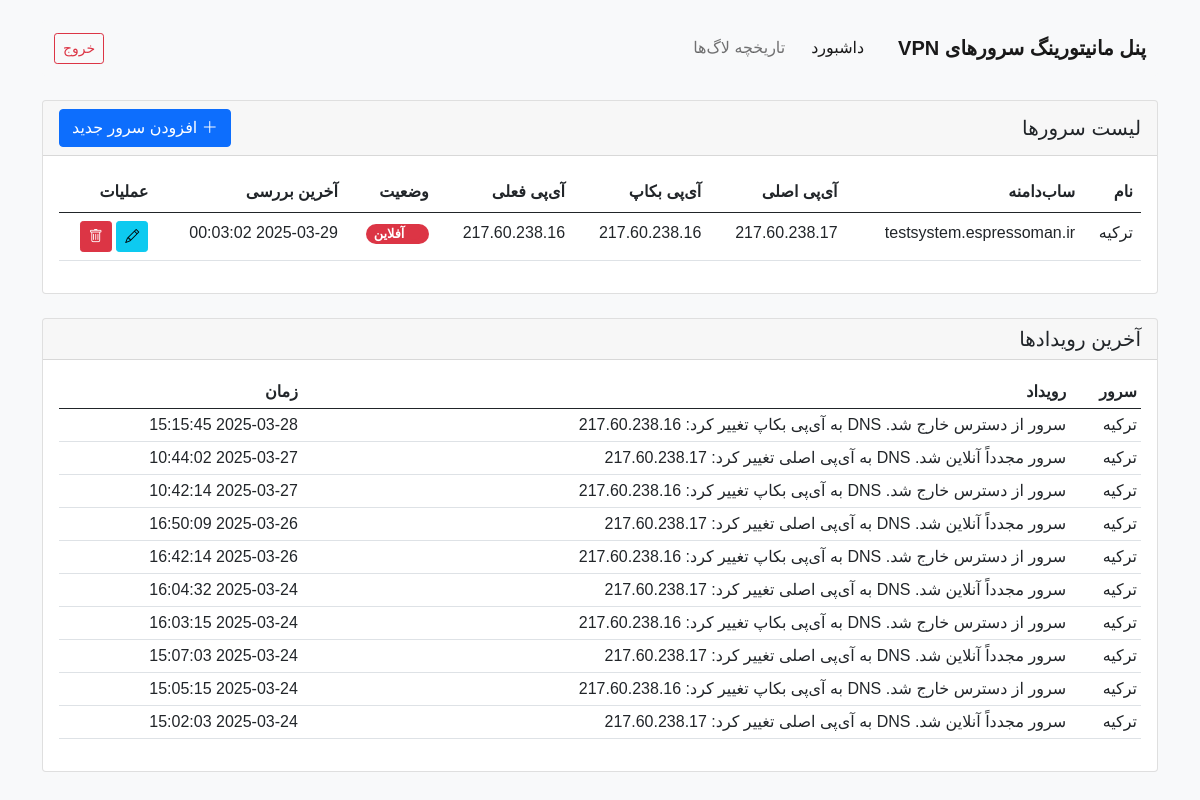
The app's page /dashboard.php (signed in) with its own data.
### tables this page shows
CREATE TABLE `servers` (
  `id` int(11) NOT NULL AUTO_INCREMENT,
  `name` varchar(50) NOT NULL,
  `subdomain` varchar(100) NOT NULL,
  `main_ip` varchar(45) NOT NULL,
  `backup_ip` varchar(45) NOT NULL,
  `current_ip` varchar(45) NOT NULL,
  `status` enum('up','down') NOT NULL DEFAULT 'up',
  `last_checked` datetime DEFAULT NULL,
  PRIMARY KEY (`id`)
);

CREATE TABLE `logs` (
  `id` int(11) NOT NULL AUTO_INCREMENT,
  `server_id` int(11) NOT NULL,
  `event` varchar(255) NOT NULL,
  `log_time` datetime NOT NULL DEFAULT CURRENT_TIMESTAMP,
  PRIMARY KEY (`id`),
  KEY `server_id` (`server_id`),
  CONSTRAINT `logs_ibfk_1` FOREIGN KEY (`server_id`) REFERENCES `servers` (`id`) ON DELETE CASCADE
);

### dashboard.php (the view, shortened to what this page needs)
<?php
$db = connectDB();
$servers = $db->query("SELECT * FROM servers ORDER BY name")->fetchAll(PDO::FETCH_ASSOC);
$logs = $db->query("SELECT logs.*, servers.name AS server_name
                    FROM logs
                    LEFT JOIN servers ON logs.server_id = servers.id
                    ORDER BY log_time DESC
                    LIMIT 10")->fetchAll(PDO::FETCH_ASSOC);
?>
<!DOCTYPE html>
<html lang="fa" dir="rtl">
<head>
    <link rel="stylesheet" href="https://cdn.jsdelivr.net/npm/bootstrap@5.0.2/dist/css/bootstrap.rtl.min.css">
    <link rel="stylesheet" href="https://cdn.jsdelivr.net/npm/bootstrap-icons@1.8.1/font/bootstrap-icons.css">
</head>
<body>
    <div class="container">
        <nav class="navbar navbar-expand-lg navbar-light bg-light mb-4 rounded">
            <div class="container-fluid">
                <a class="navbar-brand" href="#">پنل مانیتورینگ سرورهای VPN</a>
                <div class="collapse navbar-collapse" id="navbarNav">
                    <ul class="navbar-nav me-auto mb-2 mb-lg-0">
                        <li class="nav-item">
                            <a class="nav-link active" href="dashboard.php">داشبورد</a>
                        </li>
                        <li class="nav-item">
                            <a class="nav-link" href="logs.php">تاریخچه لاگ‌ها</a>
                        </li>
                    </ul>
                    <div class="d-flex">
                        <a href="logout.php" class="btn btn-outline-danger btn-sm">خروج</a>
                    </div>
                </div>
            </div>
        </nav>
        <div class="row mb-4">
            <div class="col-12">
                <div class="card">
                    <div class="card-header d-flex justify-content-between align-items-center">
                        <h5 class="mb-0">لیست سرورها</h5>
                        <button type="button" class="btn btn-primary" data-bs-toggle="modal" data-bs-target="#addServerModal">
                            <i class="bi bi-plus-lg"></i> افزودن سرور جدید
                        </button>
                    </div>
                    <div class="card-body">
                        <div class="table-responsive">
                            <table class="table table-hover">
                                <thead>
                                    <tr>
                                        <th>نام</th>
                                        <th>ساب‌دامنه</th>
                                        <th>آی‌پی اصلی</th>
                                        <th>آی‌پی بکاپ</th>
                                        <th>آی‌پی فعلی</th>
                                        <th>وضعیت</th>
                                        <th>آخرین بررسی</th>
                                        <th>عملیات</th>
                                    </tr>
                                </thead>
                                <tbody>
                                    <?php if (empty($servers)): ?>
                                        <tr>
                                            <td colspan="8" class="text-center">هیچ سروری یافت نشد</td>
                                        </tr>
                                    <?php else: ?>
                                        <?php foreach ($servers as $server): ?>
                                            <tr>
                                                <td><?php echo htmlspecialchars($server['name']); ?></td>
                                                <td><?php echo htmlspecialchars($server['subdomain']); ?></td>
                                                <td><?php echo htmlspecialchars($server['main_ip']); ?></td>
                                                <td><?php echo htmlspecialchars($server['backup_ip']); ?></td>
                                                <td><?php echo htmlspecialchars($server['current_ip']); ?></td>
                                                <td>
                                                    <?php if ($server['status'] == 'up'): ?>
                                                        <span class="badge bg-success status-badge"><i class="bi bi-circle-fill online"></i> آنلاین</span>
                                                    <?php else: ?>
                                                        <span class="badge bg-danger status-badge"><i class="bi bi-circle-fill offline"></i> آفلاین</span>
                                                    <?php endif; ?>
                                                </td>
                                                <td><?php echo htmlspecialchars($server['last_checked']); ?></td>
                                                <td>
                                                    <button type="button" class="btn btn-sm btn-info edit-server"
                                                            data-id="<?php echo $server['id']; ?>"
                                                            data-name="<?php echo htmlspecialchars($server['name']); ?>"
                                                            data-subdomain="<?php echo htmlspecialchars($server['subdomain']); ?>"
                                                            data-main-ip="<?php echo htmlspecialchars($server['main_ip']); ?>"
                                                            data-backup-ip="<?php echo htmlspecialchars($server['backup_ip']); ?>">
                                                        <i class="bi bi-pencil"></i>
                                                    </button>
                                                    <button type="button" class="btn btn-sm btn-danger delete-server"
                                                            data-id="<?php echo $server['id']; ?>"
                                                            data-name="<?php echo htmlspecialchars($server['name']); ?>">
                                                        <i class="bi bi-trash"></i>
                                                    </button>
                                                </td>
                                            </tr>
                                        <?php endforeach; ?>
                                    <?php endif; ?>
                                </tbody>
                            </table>
                        </div>
                    </div>
                </div>
            </div>
        </div>
        <div class="row">
            <div class="col-12">
                <div class="card">
                    <div class="card-header">
                        <h5 class="mb-0">آخرین رویدادها</h5>
                    </div>
                    <div class="card-body">
                        <div class="table-responsive">
                            <table class="table table-sm table-hover">
                                <thead>
                                    <tr>
                                        <th>سرور</th>
                                        <th>رویداد</th>
                                        <th>زمان</th>
                                    </tr>
                                </thead>
                                <tbody>
                                    <?php if (empty($logs)): ?>
                                        <tr>
                                            <td colspan="3" class="text-center">هیچ رویدادی ثبت نشده است</td>
                                        </tr>
                                    <?php else: ?>
                                        <?php foreach ($logs as $log): ?>
                                            <tr>
                                                <td><?php echo htmlspecialchars($log['server_name'] ?? 'نامشخص'); ?></td>
                                                <td><?php echo htmlspecialchars($log['event']); ?></td>
                                                <td><?php echo htmlspecialchars($log['log_time']); ?></td>
                                            </tr>
                                        <?php endforeach; ?>
                                    <?php endif; ?>
                                </tbody>
                            </table>
                        </div>
                    </div>
                </div>
            </div>
        </div>
    </div>
</body>
</html>

### dashboard.php (style rules this page uses)
body { font-family: 'Vazir', Tahoma, Arial, sans-serif; background-color: #f8f9fa; padding-top: 20px; }
.offline { color: #dc3545; animation: pulse 1.5s infinite; }
.status-badge { font-size: 0.8rem; padding: 0.2rem 0.5rem; border-radius: 20px; }
.navbar-brand { font-weight: bold; }
.nav-item { margin-right: 10px; }

### records on screen
servers: name "ترکیه", subdomain "testsystem.espressoman.ir", main_ip "217.60.238.17", backup_ip "217.60.238.16", current_ip "217.60.238.16", status "آفلاین", last_checked "2025-03-29 00:03:02"
logs: server.name "ترکیه", event "سرور از دسترس خارج شد. DNS به آی‌پی بکاپ تغییر کرد: 217.60.238.16", log_time "2025-03-28 15:15:45"
logs: server.name "ترکیه", event "سرور مجدداً آنلاین شد. DNS به آی‌پی اصلی تغییر کرد: 217.60.238.17", log_time "2025-03-27 10:44:02"
logs: server.name "ترکیه", event "سرور از دسترس خارج شد. DNS به آی‌پی بکاپ تغییر کرد: 217.60.238.16", log_time "2025-03-27 10:42:14"
logs: server.name "ترکیه", event "سرور مجدداً آنلاین شد. DNS به آی‌پی اصلی تغییر کرد: 217.60.238.17", log_time "2025-03-26 16:50:09"
logs: server.name "ترکیه", event "سرور از دسترس خارج شد. DNS به آی‌پی بکاپ تغییر کرد: 217.60.238.16", log_time "2025-03-26 16:42:14"
logs: server.name "ترکیه", event "سرور مجدداً آنلاین شد. DNS به آی‌پی اصلی تغییر کرد: 217.60.238.17", log_time "2025-03-24 16:04:32"
logs: server.name "ترکیه", event "سرور از دسترس خارج شد. DNS به آی‌پی بکاپ تغییر کرد: 217.60.238.16", log_time "2025-03-24 16:03:15"
logs: server.name "ترکیه", event "سرور مجدداً آنلاین شد. DNS به آی‌پی اصلی تغییر کرد: 217.60.238.17", log_time "2025-03-24 15:07:03"
logs: server.name "ترکیه", event "سرور از دسترس خارج شد. DNS به آی‌پی بکاپ تغییر کرد: 217.60.238.16", log_time "2025-03-24 15:05:15"
logs: server.name "ترکیه", event "سرور مجدداً آنلاین شد. DNS به آی‌پی اصلی تغییر کرد: 217.60.238.17", log_time "2025-03-24 15:02:03"
